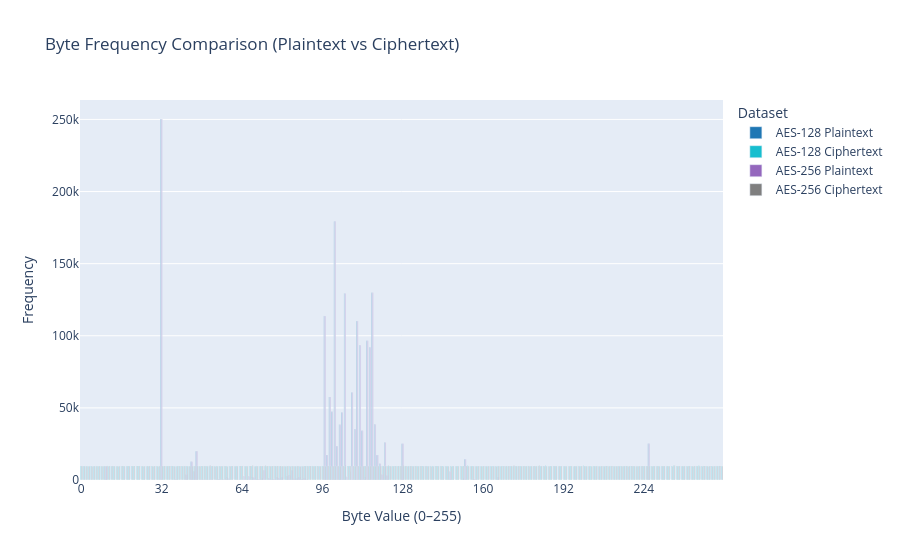
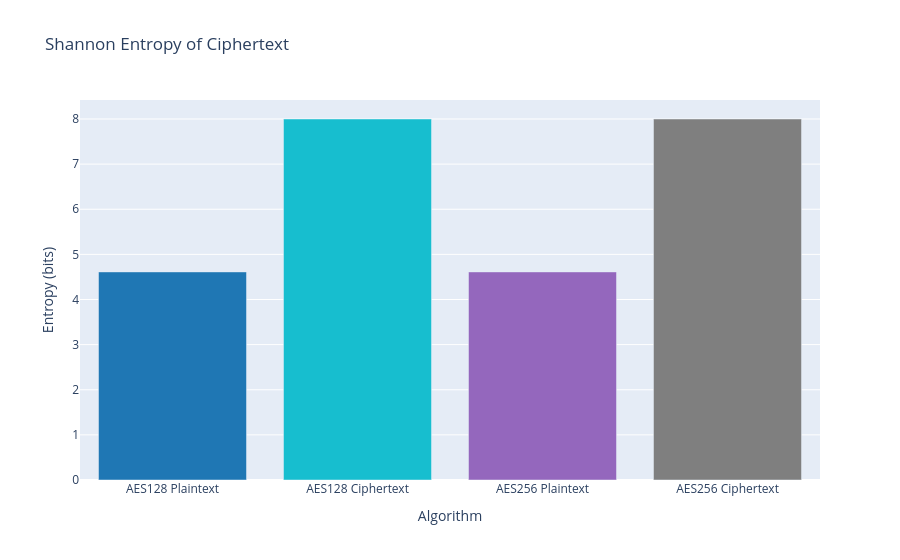
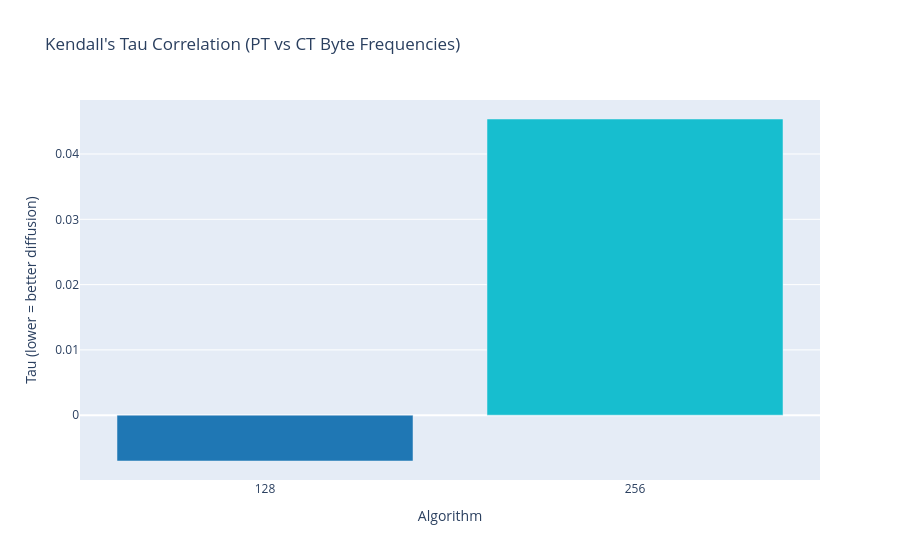

Notebook code for these charts, in order:
### Code cell
'''just use bytes dont worry about characters'''
'''Skeleton&plots by GPT initially but later modified'''
'''STILL NEED AVALANCHE'''

def compute_stats(df: pl.DataFrame, alg: str):
    # Filter to a single algorithm
    df_alg = df.filter(pl.col("alg") == alg)

    # Convert normalized floats (0.0–1.0) back to byte integers (0–255)
    # df_alg = df_alg.with_columns([
    #     pl.col("plaintext").flatten().flatten().list.eval((pl.element()*255).cast(pl.UInt8), parallel=True).alias('p_bytes'),
    #     pl.col("ciphertext").flatten().flatten().list.eval((pl.element()*255).cast(pl.UInt8), parallel=True).alias('c_bytes')
    # ])
    '''plaintext is now original byte string'''
    df_p = df_alg.select(
        pl.col('plaintext').map_elements(lambda x: list(x)).explode().alias('byte')
    )

    df_c = df_alg.select(
        pl.col("ciphertext").flatten().flatten().list.eval((pl.element()*255).cast(pl.UInt8), parallel=True).explode().alias('byte')
    )


    # Frequency count of each byte value (0–255)
    p_freq = df_p.group_by("byte").len(name = 'p_count')
    c_freq = df_c.group_by("byte").len(name = 'c_count')
    #print(p_freq)
    #print(c_freq)

    full_bytes = pl.DataFrame({'byte': list(range(256))}).with_columns(pl.col("byte").cast(pl.UInt8))

    p_freq = full_bytes.join(
        df_p.group_by("byte").len().rename({"len": "p_count"}),
        on="byte",
        how="left"
    ).fill_null(0)

    c_freq = full_bytes.join(
        df_c.group_by("byte").len().rename({"len": "c_count"}),
        on="byte",
        how="left"
    ).fill_null(0)


    # Merge PT and CT frequencies, filling in 0 for missing bytes
    freqs = p_freq.join(c_freq, on="byte", how="inner").fill_null(0)

    # Add dense ranks (most frequent = rank 1)
    # Dont skip ranks, ties get the same number ie if two tied for first the next most frequent gets rank 2
    freqs = freqs.with_columns([
        pl.col("p_count").rank("dense").alias("p_rank"),
        pl.col("c_count").rank("dense").alias("c_rank"),
        (pl.col("p_count") / pl.col("p_count").sum()).alias("p_prob"),
        (pl.col("c_count") / pl.col("c_count").sum()).alias("c_prob"),
    ])
   # print(freqs)


    # Shannon Entropy of ciphertext:
    # Measures how "random-looking" the ciphertext byte distribution is.
    # Higher values (closer to 8 bits) = better diffusion.
    '''double check eq maybe find library func?'''
    c_entropy_terms = freqs.filter(pl.col("c_prob") > 0).with_columns(
        (-pl.col("c_prob") * pl.col("c_prob").log(base=2)).alias("c_entropy_term")
    )
    p_entropy_terms = freqs.filter(pl.col("p_prob") > 0).with_columns(
        (-pl.col("p_prob") * pl.col("p_prob").log(base=2)).alias("p_entropy_term")
    )
    c_entropy = c_entropy_terms["c_entropy_term"].sum()
    p_entropy = p_entropy_terms["p_entropy_term"].sum()

    # Kendall’s Tau Rank Correlation:
    # Measures how similar the byte frequency ordering is between plaintext and ciphertext.
    # A value near 0 = low correlation = good diffusion.
    tau, _ = kendalltau(freqs["p_rank"].to_numpy(), freqs["c_rank"].to_numpy())

    return freqs, c_entropy, p_entropy, tau


results = {}
for alg in algs:
    freqs, c_entropy, p_entropy, tau = compute_stats(df, alg)
    results[alg] = {
        "freqs": freqs,
        "c_entropy": c_entropy,
        "p_entropy": p_entropy,
        "tau": tau,
    }
    print(f"\n=== {alg} ===")
    print(f"Shannon Entropy Plaintext: {p_entropy:.4f} bits")
    print(f"Shannon Entropy Ciphertext: {c_entropy:.4f} bits")
    print(f"Kendall's Tau: {tau:.4f} (lower = better diffusion)")

colors = ['#1f77b4', '#17becf', '#9467bd', '#7f7f7f']

# Byte Frequency Comparison
freq_fig = go.Figure()

# AES-128 plaintext
freq_fig.add_trace(go.Bar(
    x=results['128']['freqs']['byte'],
    y=results['128']['freqs']['p_count'],
    name='AES-128 Plaintext',
    marker_color=colors[0]
))

# AES-128 ciphertext
freq_fig.add_trace(go.Bar(
    x=results['128']['freqs']['byte'],
    y=results['128']['freqs']['c_count'],
    name='AES-128 Ciphertext',
    marker_color=colors[1]
))

# AES-256 plaintext
freq_fig.add_trace(go.Bar(
    x=results['256']['freqs']['byte'],
    y=results['256']['freqs']['p_count'],
    name='AES-256 Plaintext',
    marker_color=colors[2]
))

# AES-256 ciphertext
freq_fig.add_trace(go.Bar(
    x=results['256']['freqs']['byte'],
    y=results['256']['freqs']['c_count'],
    name='AES-256 Ciphertext',
    marker_color=colors[3]
))

# Layout adjustments
freq_fig.update_layout(
    barmode='group',  # group bars side by side
    title='Byte Frequency Comparison (Plaintext vs Ciphertext)',
    xaxis_title='Byte Value (0–255)',
    yaxis_title='Frequency',
    xaxis=dict(tickmode='linear', tick0=0, dtick=32),
    legend_title='Dataset',
    bargap=0.2
)

# Entropy Comparison
entropy_fig = go.Figure()
entropy_fig.add_trace(go.Bar(
    x=["AES128 Plaintext", "AES128 Ciphertext", "AES256 Plaintext", "AES256 Ciphertext"],
    y=[results["128"]["p_entropy"], results["128"]["c_entropy"], results["256"]["p_entropy"], results["256"]["c_entropy"]],
    marker_color=colors
))
entropy_fig.update_layout(
    title="Shannon Entropy of Ciphertext",
    yaxis_title="Entropy (bits)",
    xaxis_title="Algorithm"
)

# Kendall’s Tau Comparison
tau_fig = go.Figure()
tau_fig.add_trace(go.Bar(
    x=["128", "256"],
    y=[results["128"]["tau"], results["256"]["tau"]],
    marker_color=colors[:2]
))
tau_fig.update_layout(
    title="Kendall's Tau Correlation (PT vs CT Byte Frequencies)",
    yaxis_title="Tau (lower = better diffusion)",
    xaxis_title="Algorithm"
)

# Show all plots
freq_fig.show()
entropy_fig.show()
tau_fig.show()

### Figure 1 — Plotly figure (JSON) as saved in the notebook; plotly's stock layout.template omitted (floating-point values rounded to 4 significant figures; data arrays with more than 128 entries replaced by an {"elided": "..."} marker saying what was removed)
{"data": [{"marker": {"color": "#1f77b4"}, "name": "AES-128 Plaintext", "type": "bar", "x": {"elided": "256 int values"}, "y": {"elided": "256 int values"}}, {"marker": {"color": "#17becf"}, "name": "AES-128 Ciphertext", "type": "bar", "x": {"elided": "256 int values"}, "y": {"elided": "256 int values"}}, {"marker": {"color": "#9467bd"}, "name": "AES-256 Plaintext", "type": "bar", "x": {"elided": "256 int values"}, "y": {"elided": "256 int values"}}, {"marker": {"color": "#7f7f7f"}, "name": "AES-256 Ciphertext", "type": "bar", "x": {"elided": "256 int values"}, "y": {"elided": "256 int values"}}], "layout": {"bargap": 0.2, "barmode": "group", "legend": {"title": {"text": "Dataset"}}, "title": {"text": "Byte Frequency Comparison (Plaintext vs Ciphertext)"}, "xaxis": {"dtick": 32, "tick0": 0, "tickmode": "linear", "title": {"text": "Byte Value (0–255)"}}, "yaxis": {"title": {"text": "Frequency"}}}}

### Figure 2 — Plotly figure (JSON) as saved in the notebook; plotly's stock layout.template omitted (floating-point values rounded to 4 significant figures)
{"data": [{"marker": {"color": ["#1f77b4", "#17becf", "#9467bd", "#7f7f7f"]}, "type": "bar", "x": ["AES128 Plaintext", "AES128 Ciphertext", "AES256 Plaintext", "AES256 Ciphertext"], "y": [4.611, 8.0, 4.611, 8.0]}], "layout": {"title": {"text": "Shannon Entropy of Ciphertext"}, "xaxis": {"title": {"text": "Algorithm"}}, "yaxis": {"title": {"text": "Entropy (bits)"}}}}

### Figure 3 — Plotly figure (JSON) as saved in the notebook; plotly's stock layout.template omitted (floating-point values rounded to 4 significant figures)
{"data": [{"marker": {"color": ["#1f77b4", "#17becf"]}, "type": "bar", "x": ["128", "256"], "y": [-0.007018, 0.04536]}], "layout": {"title": {"text": "Kendall's Tau Correlation (PT vs CT Byte Frequencies)"}, "xaxis": {"title": {"text": "Algorithm"}}, "yaxis": {"title": {"text": "Tau (lower = better diffusion)"}}}}
